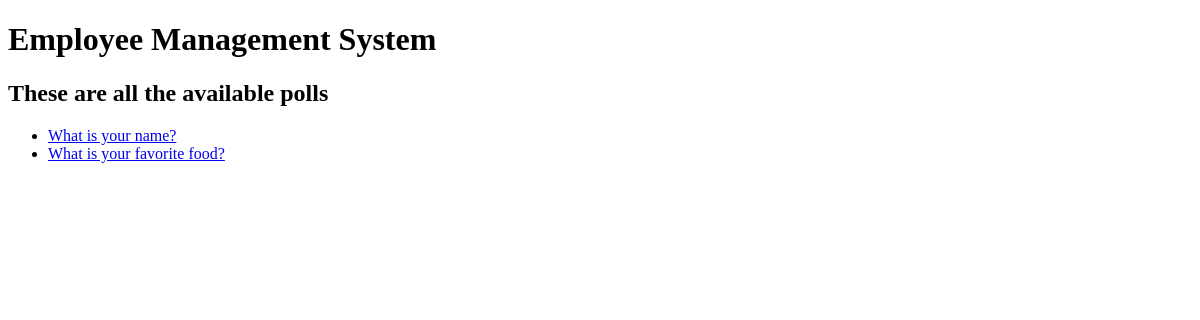
/polls/, run on an earlier commit of the app's database.
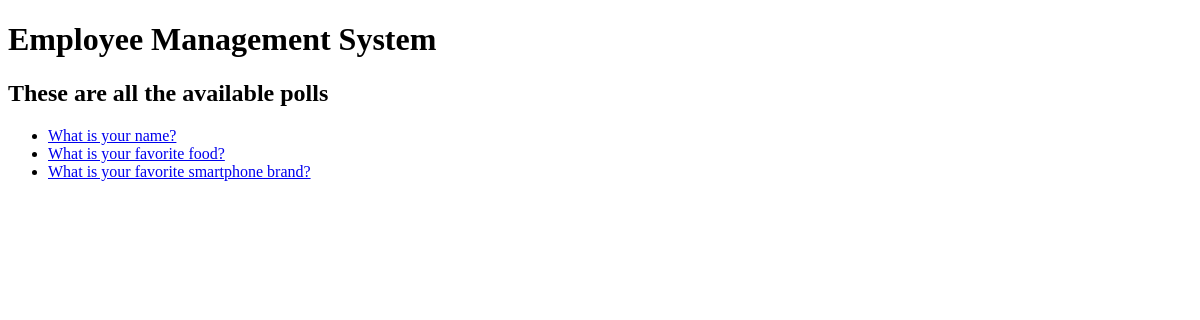
And on a later commit of the database.
### poll/models.py (models this page shows, shortened)
class Question(models.Model):
  title = models.TextField(null=True, blank=True)
  status = models.CharField(default='inactive', max_length=10)
  created_by = models.ForeignKey(User, on_delete=models.CASCADE)
  start_date = models.DateTimeField(null=True, blank=True)
  end_date = models.DateTimeField(null=True, blank=True)
  created_at = models.DateTimeField(auto_now_add=True)
  updated_at = models.DateTimeField(auto_now=True)

### poll/views.py (the view)
# urls.py: path('', index, name='polls_list'),
def index(request):
  questions = Question.objects.all()
  context = {
    'title': 'polls',
    'questions': questions
  }
  return render(request, 'polls/index.html', context)

### ems/templates/polls/index.html
{% extends 'base.html' %} {% block content %}
<h2>These are all the available {{ title }}</h2>
{% if questions %}
<ul>
  {% for question in questions %}
  <li><a href="/polls/{{question.id}}/details/">{{ question.title }}</a></li>
  {% endfor %}
</ul>
{% else %}
<p>There are no questions available.</p>
{% endif %} {% endblock content %}

### ems/templates/base.html (shortened to what this page needs)
{% load static %}
<!DOCTYPE html>
<html lang="en">
  <head>
    <link rel="stylesheet" href="{% static 'css/custom.css' %}" />
  </head>
  <body>
    <h1>Employee Management System</h1>
    {% block content %} {% endblock content %}
  </body>
</html>

What changed in the data, as far as the page shows it:
added Question: title "What is your favorite smartphone brand?"
